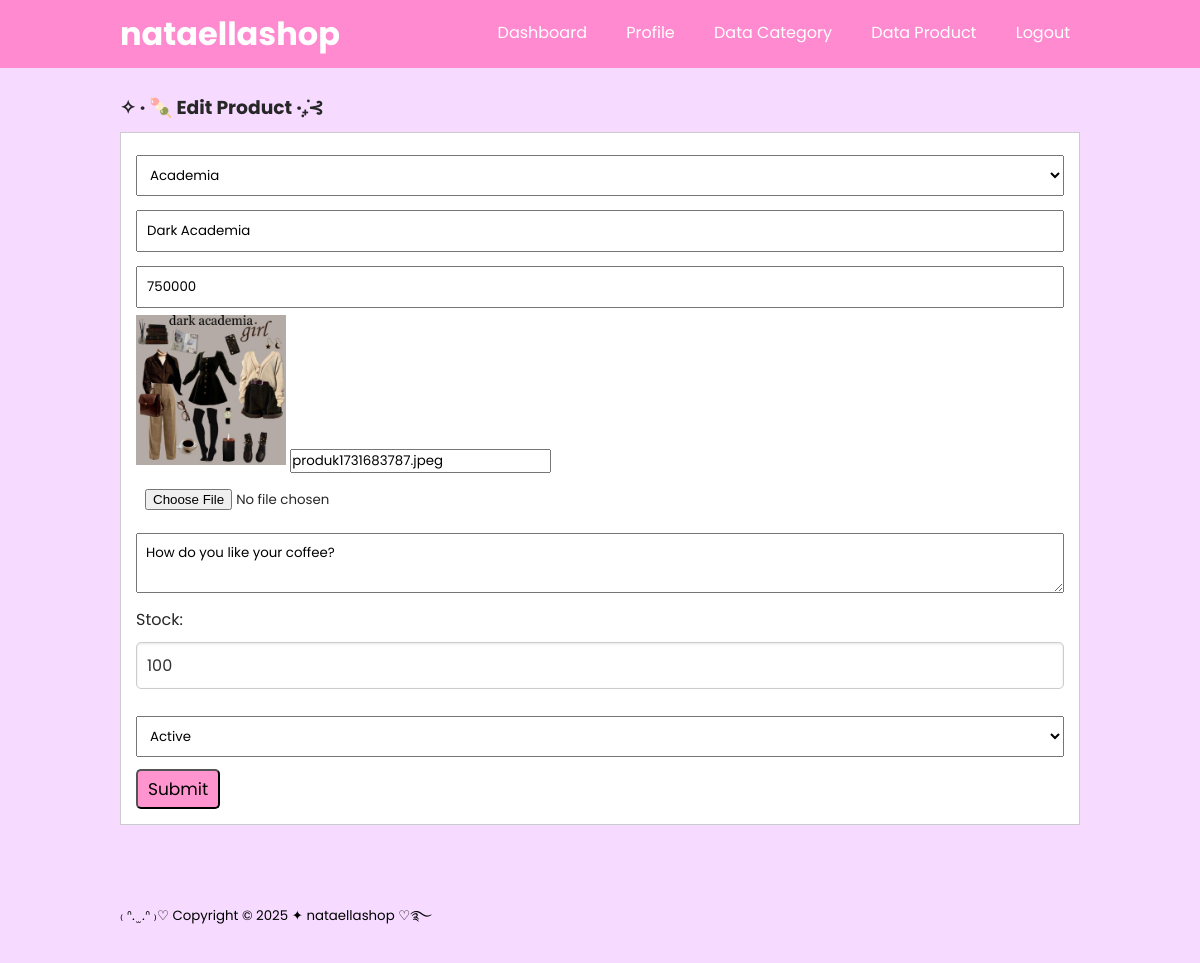
Page /nataellashop/edit-produk.php?id=3 (signed in) on the committed database.
### tables this page shows
CREATE TABLE `tb_product` (
  `product_id` int(11) NOT NULL,
  `category_id` int(11) NOT NULL,
  `product_name` varchar(100) NOT NULL,
  `product_price` int(11) NOT NULL,
  `product_description` text NOT NULL,
  `product_image` varchar(100) NOT NULL,
  `product_status` tinyint(1) NOT NULL,
  `date_created` timestamp NOT NULL DEFAULT current_timestamp(),
  `stock` int(11) DEFAULT 0
);

CREATE TABLE `tb_category` (
  `category_id` int(11) NOT NULL,
  `category_name` varchar(25) NOT NULL,
  `category_image` varchar(20) NOT NULL
);

### nataellashop/edit-produk.php (the view, shortened to what this page needs)
<?php
    include 'db.php';
    $produk = mysqli_query($conn, "SELECT * FROM tb_product WHERE product_id ='".$_GET['id']."'");
    $p = mysqli_fetch_object($produk);
?>
<!DOCTYPE html>
<html lang="en">
<head>
    <link rel="stylesheet" type="text/css" href="css/style.css">
</head>
<body>
    <header>
    <div class="container">
        <h1><a href="dashboard.php">nataellashop</a></h1>
        <ul id="navbar">
            <li><a href="dashboard.php">Dashboard</a></li>
            <li><a href="profile.php">Profile</a></li>
            <li><a href="data-kategori.php">Data Category</a></li>
            <li><a href="data-produk.php">Data Product</a></li>
            <li><a href="keluar.php">Logout</a></li>
        </ul>
    </div>
    </header>
      <div class="section">
        <div class="container">
            <h3>✧ · 🍡 Edit Product ·₊̣̇⊰</h3>
            <div class="box">
            <form action="" method="post" enctype="multipart/form-data">
            <select name="kategori" class="input-control" required>
                <?php
                    $kategori = mysqli_query($conn, "SELECT * FROM tb_category ORDER BY category_id");
                    while($r = mysqli_fetch_array($kategori)){
                ?>
                <option value="<?php echo $r['category_id'] ?>" <?php echo ($r['category_id'] == $p->category_id)? 'selected':''; ?>><?php echo $r['category_name'] ?></option>
                <?php } ?>
            </select>
            <input type="text" name="nama" class="input-control" placeholder="Product Name" value="<?php echo $p->product_name ?>" required>
            <input type="text" name="harga" class="input-control" placeholder="Price" value="<?php echo $p->product_price ?>" required>
            <img src="produk/<?php echo $p->product_image ?>" width="150px">
            <input type="text" name="foto" value="<?php echo $p->product_image ?>">
            <input type="file" name="gambar" class="input-control">
            <textarea class="input-control" name="deskripsi" placeholder="Description"><?php echo $p->product_description ?></textarea>
            <label for="stock">Stock:</label>
            <input type="number" name="stock" id="stock" class="input-control stock-input" value="<?php echo $p->stock; ?>" required>
            <select class="input-control" name="status">
                <option value="1" <?php echo ($p->product_status == 1)? 'selected':''; ?>>Active</option>
            </select>
            <input type="submit" name="submit" value="Submit" class="btn">
        </form>
            </div>
        </div>
      </div>
       <footer>
        <div class="container">
        <small>₍ ᐢ. ̫ .ᐢ ₎♡ Copyright &copy; 2025 ✦ nataellashop ♡࿐</small>
        </div>
       </footer>
</body>
</html>

### nataellashop/css/style.css (style rules this page uses)
* { padding: 0; margin: 0; font-family: 'Poppins', sans-serif; }
body { background-color: rgb(246, 218, 255); }
a { color: inherit; text-decoration: none; }
.input-control { width: 100%; padding: 9px; margin-bottom: 7px; margin-top: 7px; box-sizing: border-box; }
.stock-input { width: 100%; padding: 10px; margin-top: 10px; margin-bottom: 20px; border: 1px solid #ccc; border-radius: 5px; box-shadow: inset 0 1px 3px rgba(0, 0, 0, 0.1); font-size: 16px; color: #333; }
.btn { display: inline-block; padding: 5px 10px; background-color: #ff94cf; color: #000000; text-decoration: none; font-size: 17px; border-radius: 5px; margin-top: 5px; transition: background-color 0.3s; cursor: pointer; }
header { background-color: hsl(324, 100%, 77%); color: #fff; z-index: 10; }
#navbar { z-index: 10; }
header h1 { float: left; padding: 10px 0; }
header ul { float: right; }
header ul li { display: inline-block; }
header ul li a { padding: 20px 10px 20px 25px; text-decoration: none; color: #fff; display: block; }
footer { padding: 25px 0px; }
.container { width: 80%; margin:0 auto; }
.container:after { content: ''; display: block; clear: both; }
.container h1 { color: #ffffff; }
.section { padding: 25px 0; color: rgb(39, 39, 39); }
.box { background-color: #fff; border:1px solid #ccc; padding: 15px; box-sizing: border-box; margin:10px 0px 25px 0px; }
.box:after { content: ''; display: block; clear: both; }

### rows in the picture
tb_product: kategori "Academia", nama "Dark Academia", harga "750000", product_image (picture), foto "produk1731683787.jpeg", deskripsi "How do you like your coffee?", stock "100", status "Active"
